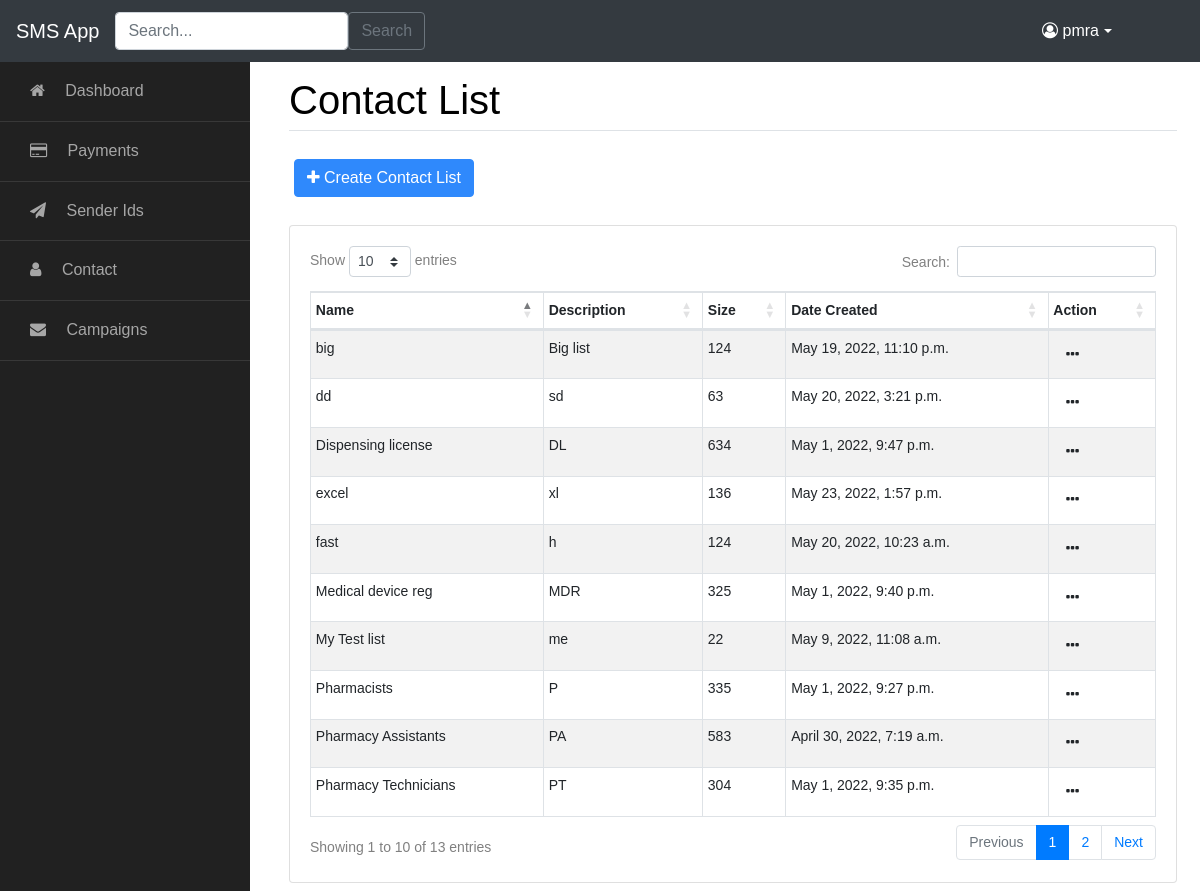
/contact-list/ (signed in), run on the app's committed database.
### smsApp/models.py (models this page shows, shortened)
class ContactList(models.Model):
    list_name = models.CharField(max_length=100)
    list_description = models.TextField()
    date_created = models.DateTimeField(auto_now_add=True)

### smsApp/views.py (the view)
# urls.py: path('contact-list/', ContactListView.as_view(), name='contact-list'),
class ContactListView(LoginRequiredMixin, ListView):
    model = ContactList
    template_name = 'smsApp/contact_list_view.html'
    context_object_name = 'contactlist'

### smsApp/templates/smsApp/contact_list_view.html (shortened to what this page needs)
{% extends 'smsApp/base.html' %}
{% load crispy_forms_tags %}
{% block page %} Contact List {% endblock %}
{% block content %}
    <div class="row mb-2">
            <div class="card-body col-sm-12">
                <div class="actions">
                    <a href="{% url 'contact-list-create' %}" class="btn btn-primary"><i class="fa fa-plus"></i> Create Contact List</a>
                </div>
            </div>
        </div>
    <div class="card">
        <div class="card-body col-sm-12">
            <table id="dtBasicExample" class="table table-striped table-bordered table-sm" cellspacing="0" width="100%">
                 <thead>
                <tr>
                    <th class="th-sm">Name</th>
                    <th class="th-sm">Description</th>
                    <th class="th-sm">Size</th>
                    <th class="th-sm">Date Created</th>
                    <th class="th-sm">Action</th>
                </tr>
                </thead>
                <tbody>
                {% for list in contactlist %}
                <tr class="clickable-row table-row" data-href-template="#">
                    <td>{{ list.list_name }}</td>
                    <td >{{ list.list_description }}</td>
                    <td >{{ list.contact_set.all.count }}</td>
                    <td >{{ list.date_created }}</td>
                    <td class="dropdown"> <button class="btn" data-toggle="dropdown" type="button" aria-haspopup="true" aria-expanded="false">
                        <i colspan="2" class="fa fa-ellipsis-h"></i></button>
                    </td>
                </tr>
                {% endfor %}
                </tbody>
            </table>
        </div>
    </div>
{% endblock %}

### smsApp/templates/smsApp/base.html (shortened to what this page needs)
<!doctype html>
<html lang="en">
<head>
    {% load static %}
    <link rel="stylesheet" href="https://cdnjs.cloudflare.com/ajax/libs/font-awesome/4.7.0/css/font-awesome.min.css">
    <link rel="stylesheet" href="https://cdnjs.cloudflare.com/ajax/libs/twitter-bootstrap/4.6.0/css/bootstrap.min.css">
    <link rel="stylesheet" href="{% static 'smsApp/css/style.css' %}">
    <link rel="stylesheet" href="https://cdn.datatables.net/1.11.5/css/dataTables.bootstrap4.min.css">
</head>
<body>
<nav class="navbar navbar-expand-lg navbar-dark bg-dark" id="topNavbar">
    <a class="navbar-brand" href="">SMS App</a>
    <form class="d-flex" method="POST" action="{%url 'campaign-search'%}">
        <input type="search" class="form-control me-2" placeholder="Search..." aria-label="Search" name="search">
        <button class="btn btn-outline-secondary" type="submit">Search</button>
    </form>
    <div class="collapse navbar-collapse" id="navbarNav">
        <ul class="navbar-nav mr-5 pr-4">
            {% if user.is_authenticated %}
            <li class="nav-item ">
                <div class="dropdown nav-item ">
                <button class="btn btn-secondary-outline text-white dropdown-toggle" type="button" id="dropdownMenu2"
                        data-toggle="dropdown" aria-haspopup="true" aria-expanded="false">
                   <span class="fa fa-user-circle-o"></span>  {{ user.username }}
                </button>
            </div>
            </li>
            {% else %}
            <li class="nav-item ">
                <button class="btn btn-secondary-outline text-white" type="button">
                   <a class="nav-link float-right text-white" href="{% url 'login' %}">Log in</a>
                </button>
            </li>
            {% endif %}
        </ul>
    </div>
</nav>
<div class="wrapper d-flex align-items-stretch">
    <nav id="sidebar">
        <ul class="list-unstyled components mb-5">
            <li>
                <a href="{% url 'dashboard' %}"><span class="fa fa-home mr-3"></span> Dashboard</a>
            </li>
            <li>
                <a href="#"><span class="fa fa-credit-card mr-3"></span> Payments</a>
            </li>
            <li>
                <a href="#"><span class="fa fa-send mr-3"></span> Sender Ids</a>
            </li>
            <li>
                <a href="{% url 'contact-list'%}"><span class="fa fa-user mr-3"></span> Contact</a>
            </li>
            <li>
                <a href="{% url 'campaign'%}"><span class="fa fa-envelope mr-3"></span> Campaigns</a>
            </li>
        </ul>
    </nav>
    <div id="content" class="p-4 p-md-2 pt-5 ml-3">
        <div class="container">
        <div class="h1 border-bottom page-title">
            {% block page %}{% endblock %}<br>
        </div>
        {% block content %}
        {% endblock %}
    </div>
</div>
</body>
</html>

### data on the page
ContactList: list_name "Pharmacy Assistants", list_description "PA", contact_set.all.count "583", date_created "April 30, 2022, 7:19 a.m."
ContactList: list_name "Pharmacists", list_description "P", contact_set.all.count "335", date_created "May 1, 2022, 9:27 p.m."
ContactList: list_name "Pharmacy Technicians", list_description "PT", contact_set.all.count "304", date_created "May 1, 2022, 9:35 p.m."
ContactList: list_name "Medical device reg", list_description "MDR", contact_set.all.count "325", date_created "May 1, 2022, 9:40 p.m."
ContactList: list_name "Dispensing license", list_description "DL", contact_set.all.count "634", date_created "May 1, 2022, 9:47 p.m."
ContactList: list_name "My Test list", list_description "me", contact_set.all.count "22", date_created "May 9, 2022, 11:08 a.m."
ContactList: list_name "big", list_description "Big list", contact_set.all.count "124", date_created "May 19, 2022, 11:10 p.m."
ContactList: list_name "fast", list_description "h", contact_set.all.count "124", date_created "May 20, 2022, 10:23 a.m."
ContactList: list_name "dd", list_description "sd", contact_set.all.count "63", date_created "May 20, 2022, 3:21 p.m."
ContactList: list_name "excel", list_description "xl", contact_set.all.count "136", date_created "May 23, 2022, 1:57 p.m."

### other printed values
{{ user.username }} "pmra"
